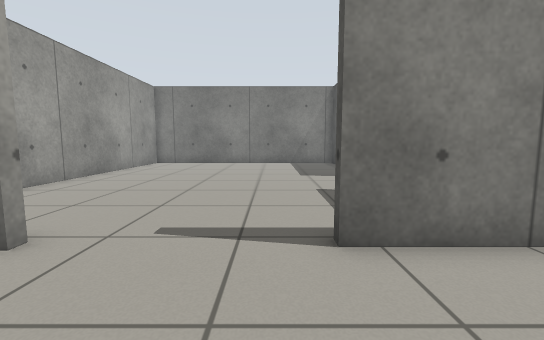
[1] (above)

17 first-person views from a walk through a robot-simulator world made for Gazebo. The camera is 0.72 m above the floor, tilts 6° down and sees 90° across. The floor is counted in squares, 0.5 m on a side. Each view is taken from the middle of a square. On the plan, view 1 faces up. The plan holds only what a view shows up to about 13 squares ahead; the rest is blank.

[2]
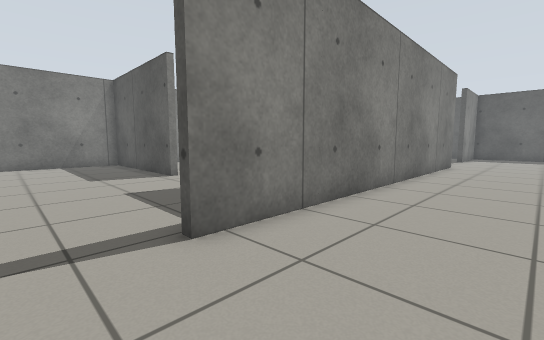

[3]
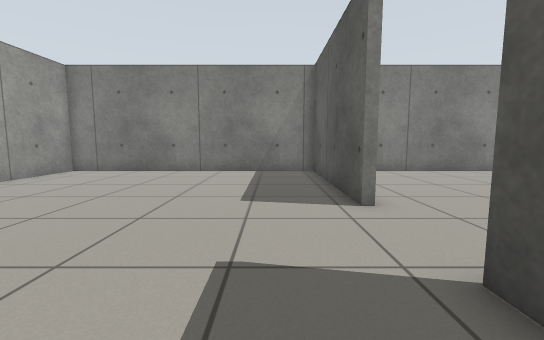

[4]
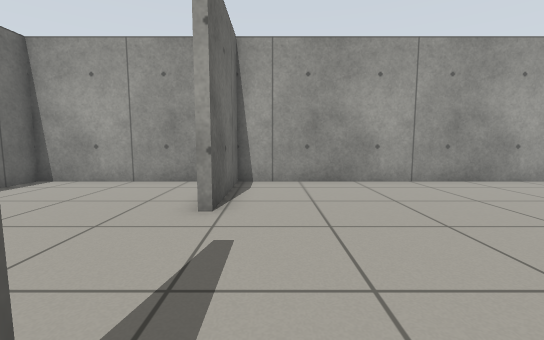

[5]
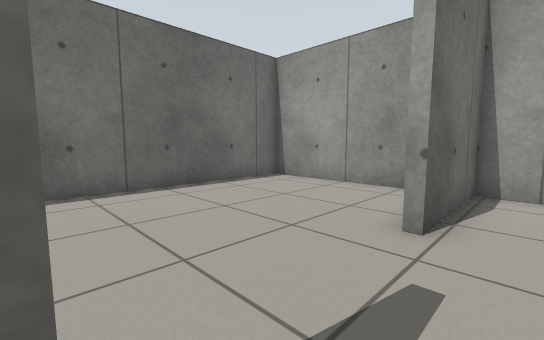

[6]
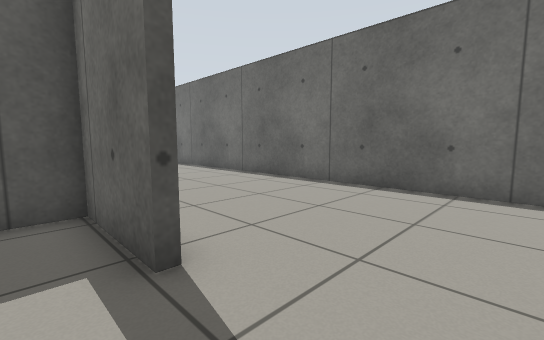

[7]
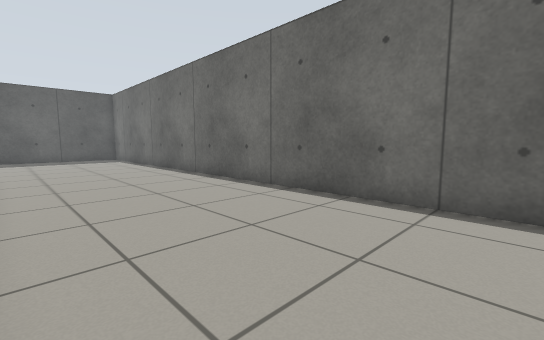

[8]
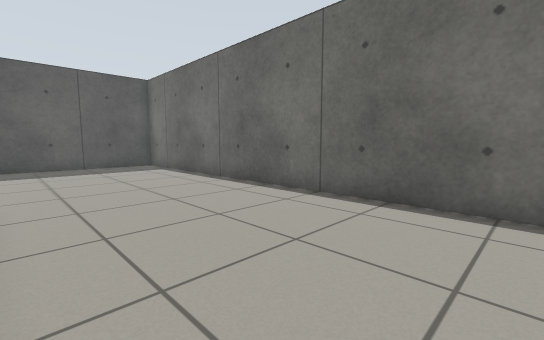

[9]
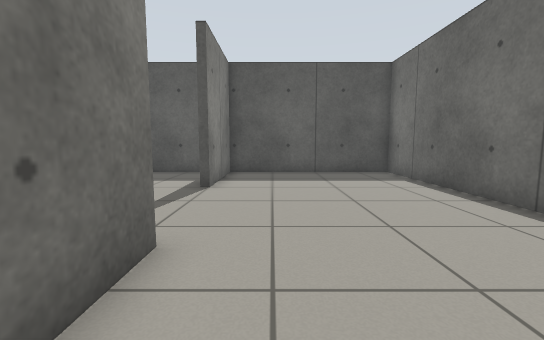

[10]
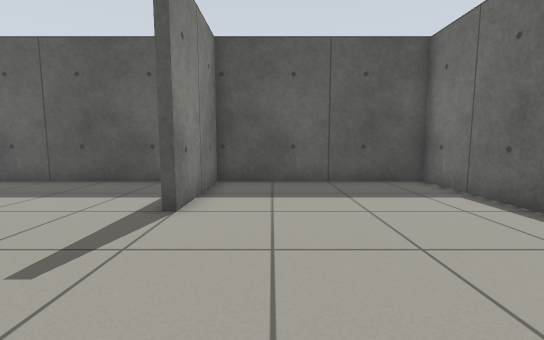

[11]
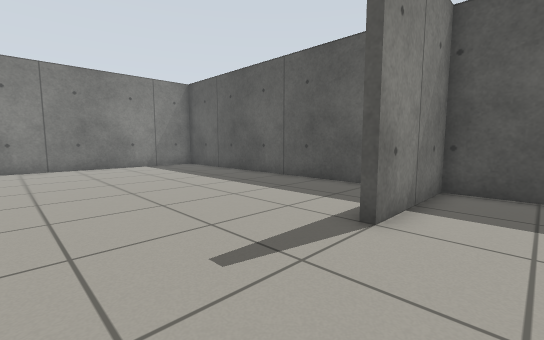

[12]
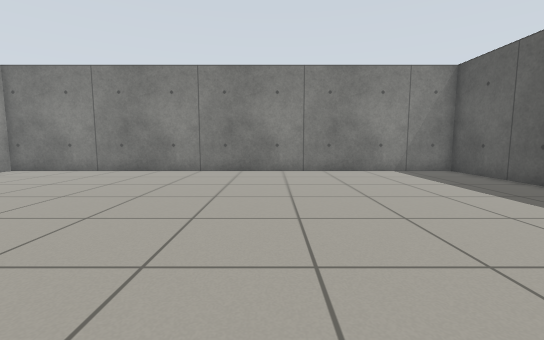

[13]
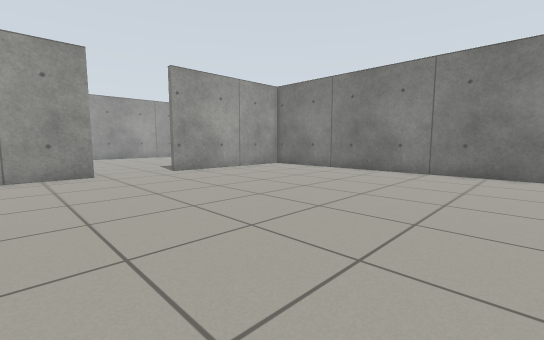

[14]
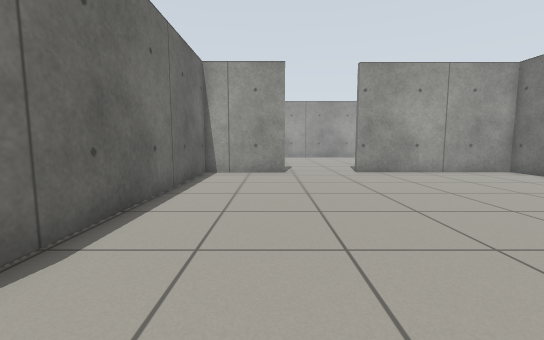

[15]
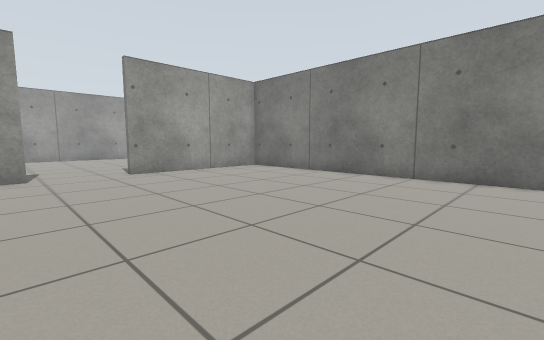

[16]
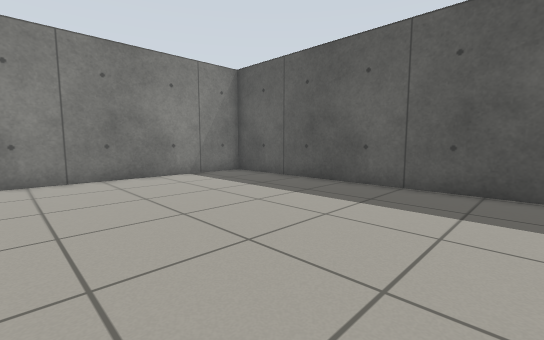

[17]
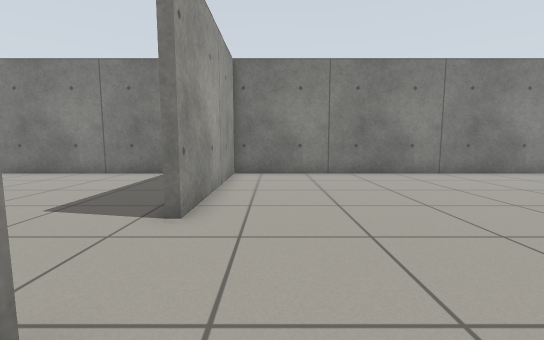

### Floor plan
Points are (right, up) in squares from view 1. A wall is a line through its corners. A room is listed if a view was taken in it or the views show most of it. See-through windows are left out.
Room 1 (views 1, 2, 7, 8, 9, 10, 11)
walls: (16.6, 3.6) (0.9, 3.6); (-7.7, 2.4) (-7.7, -3.4) (25.7, -3.4) (25.7, 4) (21.5, 4)
ways out: opening at (-1.5, 4) to room 2; opening at (19, 4) to room 3
Room 2 (views 3, 4, 5, 6)
walls: (4.1, 10.9) (4.1, 18.2) (-7.7, 18.2) (-7.7, 3.9) (-3.5, 3.9) (-3.5, 3.4); (4.1, 6.9) (4.1, 7.6); (0.9, 3.6) (0.9, 3.9) (4.1, 3.9) (4.1, 5.1)
ways out: opening at (-1.5, 4) to room 1; opening at (4, 9) to room 3
Room 3 (views 12, 13, 14, 15, 16, 17)
walls: (21.5, 4) (21.5, 4.4); (4.3, 7.6) (4.3, 3.9) (14.1, 3.9); (25.7, 5.4) (25.7, 18.2) (4.3, 18.2) (4.3, 10.9)
ways out: opening at (19, 4) to room 1; opening at (4, 9) to room 2

Where each view was taken, in squares from view 1:
view 1: 0 up, 0 right, facing up
view 2: 0 up, 1 left, facing up-right
view 3: 5 up, 2 right, facing up
view 4: 5 up, 2 right, facing left
view 5: 5 up, 1 right, facing down-left
view 6: 5 up, 2 left, facing down-right
view 7: 3 up, 2 right, facing down-right
view 8: 3 up, 9 right, facing down-right
view 9: 2 up, 13 right, facing right
view 10: 2 up, 16 right, facing right
view 11: 2 up, 17 right, facing up-right
view 12: 5 up, 17 right, facing up
view 13: 5 up, 17 right, facing up-left
view 14: 7 up, 17 right, facing left
view 15: 7 up, 17 right, facing up-left
view 16: 7 up, 17 right, facing up-right
view 17: 6 up, 6 right, facing up
